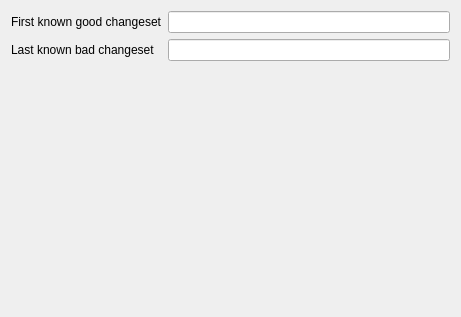
<?xml version="1.0" encoding="UTF-8"?>
<ui version="4.0">
 <class>Inbound</class>
 <widget class="QWidget" name="Inbound">
  <property name="geometry">
   <rect>
    <x>0</x>
    <y>0</y>
    <width>461</width>
    <height>317</height>
   </rect>
  </property>
  <property name="windowTitle">
   <string>Form</string>
  </property>
  <layout class="QVBoxLayout" name="verticalLayout">
   <item>
    <layout class="QFormLayout" name="formLayout">
     <item row="0" column="0">
      <widget class="QLabel" name="label">
       <property name="text">
        <string>First known good changeset</string>
       </property>
      </widget>
     </item>
     <item row="0" column="1">
      <widget class="QLineEdit" name="start_changeset"/>
     </item>
     <item row="1" column="0">
      <widget class="QLabel" name="label_2">
       <property name="text">
        <string>Last known bad changeset</string>
       </property>
      </widget>
     </item>
     <item row="1" column="1">
      <widget class="QLineEdit" name="end_changeset"/>
     </item>
    </layout>
   </item>
  </layout>
 </widget>
 <resources/>
 <connections/>
</ui>
